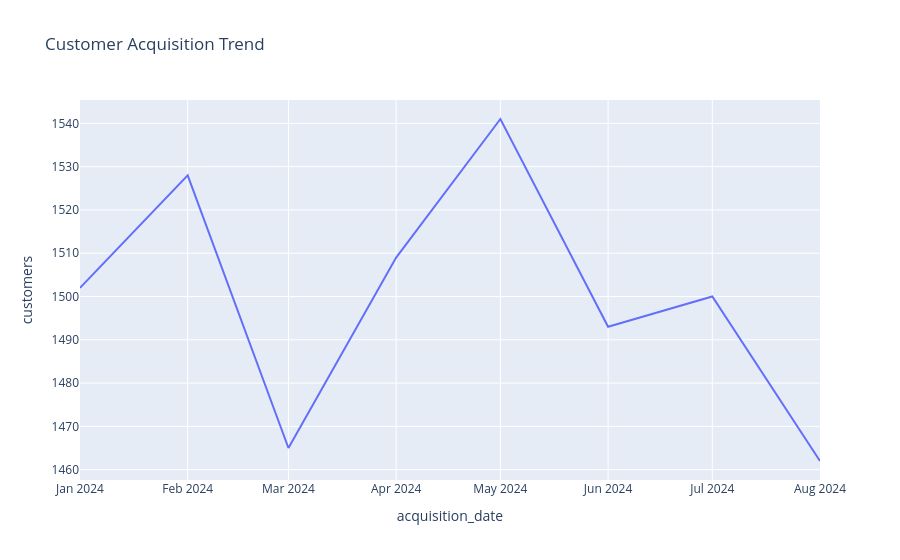

The cell this chart's notebook holds for it:
### Code cell
#acquisition trend
acquisition_trend = (
    df_cohort.groupby("acquisition_date", as_index=False)
    .agg(customers=("user_id", "count"))
)

fig = px.line(
    acquisition_trend,
    x="acquisition_date",
    y="customers",
    title="Customer Acquisition Trend"
)

fig.show()

### Figure 1 — Plotly figure (JSON) as saved in the notebook; plotly's stock layout.template omitted (floating-point values rounded to 4 significant figures)
{"data": [{"hovertemplate": "acquisition_date=%{x}<br>customers=%{y}<extra></extra>", "legendgroup": "", "line": {"color": "#636efa", "dash": "solid"}, "marker": {"symbol": "circle"}, "mode": "lines", "name": "", "orientation": "v", "showlegend": false, "type": "scatter", "x": ["2024-01-01T00:00:00.000000", "2024-02-01T00:00:00.000000", "2024-03-01T00:00:00.000000", "2024-04-01T00:00:00.000000", "2024-05-01T00:00:00.000000", "2024-06-01T00:00:00.000000", "2024-07-01T00:00:00.000000", "2024-08-01T00:00:00.000000"], "xaxis": "x", "y": [1502, 1528, 1465, 1509, 1541, 1493, 1500, 1462], "yaxis": "y"}], "layout": {"legend": {"tracegroupgap": 0}, "title": {"text": "Customer Acquisition Trend"}, "xaxis": {"anchor": "y", "domain": [0, 1], "title": {"text": "acquisition_date"}}, "yaxis": {"anchor": "x", "domain": [0, 1], "title": {"text": "customers"}}}}
